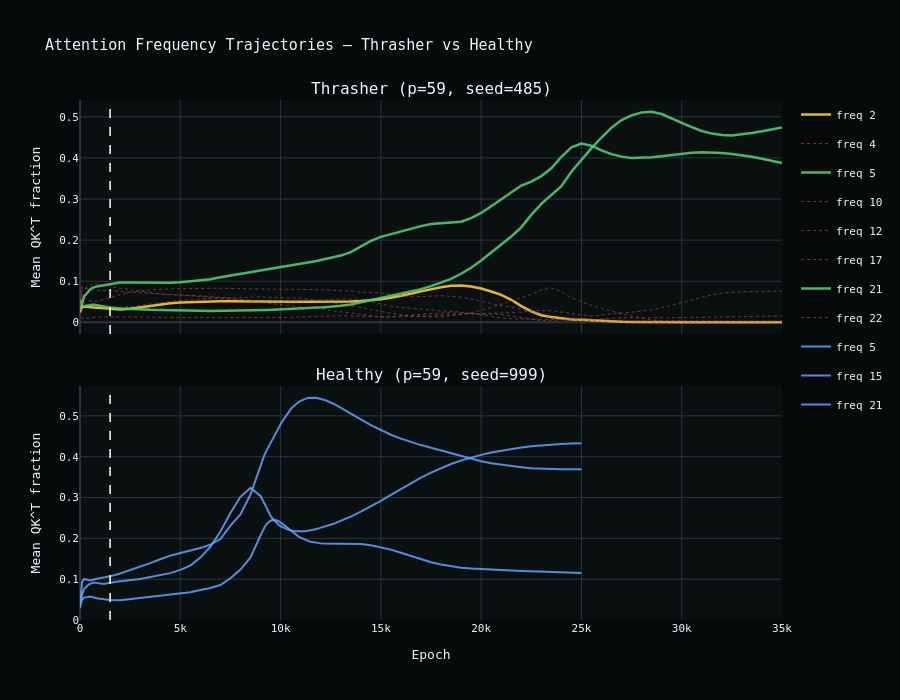

Here is the notebook cell this chart was saved with:
### Markdown cell above
## 1. Attention Frequency Trajectories — Thrasher vs Healthy

Full trajectory of mean QK^T fraction per frequency for both variants.
Vertical line marks plateau onset (epoch 1500).

### Code cell
# Identify the frequencies worth plotting — those that ever exceed a threshold
PLOT_THRESHOLD = 0.07   # matches multistream attention floor

t_active = np.where(t_qk_mean.max(axis=0) >= PLOT_THRESHOLD)[0]  # freq indices
h_active = np.where(h_qk_mean.max(axis=0) >= PLOT_THRESHOLD)[0]

# Winners and losers in Thrasher
THRASHER_WINNERS    = [5, 21]       # freq labels (1-based) that survive to end
THRASHER_LOST       = [2]           # won but later lost
THRASHER_LOSERS     = [4, 10, 12, 17, 22]  # never win

def freq_color(freq_label: int) -> str:
    if freq_label in THRASHER_WINNERS:
        return 'rgba(80, 200, 120, 0.9)'   # green — stable winner
    if freq_label in THRASHER_LOST:
        return 'rgba(255, 200, 50, 0.9)'   # yellow — transient winner
    return 'rgba(180, 80, 80, 0.6)'        # red — loser


fig = sp.make_subplots(
    rows=2, cols=1,
    shared_xaxes=True,
    subplot_titles=['Thrasher (p=59, seed=485)', 'Healthy (p=59, seed=999)'],
    vertical_spacing=0.10,
)

for fi in t_active:
    freq_label = FREQ_LABELS[fi]
    is_winner = freq_label in THRASHER_WINNERS + THRASHER_LOST
    fig.add_trace(go.Scatter(
        x=t_epochs, y=t_qk_mean[:, fi],
        name=f'freq {freq_label}',
        line=dict(color=freq_color(freq_label), width=2.5 if is_winner else 1.0,
                  dash='solid' if is_winner else 'dot'),
        legendgroup=f'freq{freq_label}',
        showlegend=True,
    ), row=1, col=1)

for fi in h_active:
    freq_label = FREQ_LABELS[fi]
    fig.add_trace(go.Scatter(
        x=h_epochs, y=h_qk_mean[:, fi],
        name=f'freq {freq_label}',
        line=dict(color='rgba(100, 160, 255, 0.85)', width=2),
        legendgroup=f'freq{freq_label}_h',
        showlegend=True,
    ), row=2, col=1)

# Plateau onset marker
for row in (1, 2):
    fig.add_vline(x=PLATEAU_EPOCH, line=dict(color='white', width=1.5, dash='dash'),
                  row=row, col=1)  # type: ignore[arg-type]

fig.update_yaxes(title_text='Mean QK^T fraction', row=1, col=1)
fig.update_yaxes(title_text='Mean QK^T fraction', row=2, col=1)
fig.update_xaxes(title_text='Epoch', row=2, col=1)
fig.update_layout(
    title='Attention Frequency Trajectories — Thrasher vs Healthy',
    height=700,
    template='plotly_dark',
    plot_bgcolor='#0a1010',
    paper_bgcolor='#060a0a',
    font=dict(family='IBM Plex Mono, monospace', size=11),
)
fig.show()
